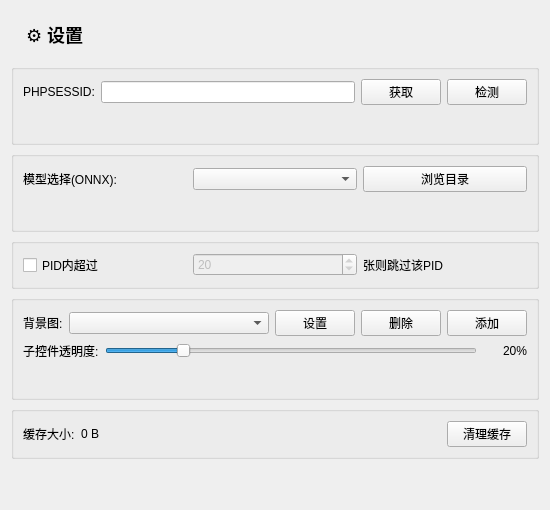
      <widget class="QWidget" name="tab4">
       <layout class="QVBoxLayout" name="tab4_layout">
        <item>
         <widget class="QLabel" name="settings_title">
          <property name="styleSheet">
           <string notr="true">font-size: 18px; font-weight: bold; padding: 10px;</string>
          </property>
          <property name="text">
           <string>⚙ 设置</string>
          </property>
         </widget>
        </item>
        <item>
         <widget class="QGroupBox" name="php_group">
          <property name="title">
           <string/>
          </property>
          <layout class="QVBoxLayout" name="php_group_layout">
           <item>
            <layout class="QHBoxLayout" name="php_row">
             <item>
              <widget class="QLabel" name="label_php">
               <property name="text">
                <string>PHPSESSID:</string>
               </property>
              </widget>
             </item>
             <item>
              <widget class="QLineEdit" name="php_input_global"/>
             </item>
             <item>
              <widget class="QPushButton" name="get_php_btn">
               <property name="text">
                <string>获取</string>
               </property>
              </widget>
             </item>
             <item>
              <widget class="QPushButton" name="check_php_btn">
               <property name="text">
                <string>检测</string>
               </property>
              </widget>
             </item>
            </layout>
           </item>
           <item>
            <widget class="QLabel" name="php_status_label">
             <property name="styleSheet">
              <string notr="true">padding: 4px;</string>
             </property>
             <property name="text">
              <string/>
             </property>
            </widget>
           </item>
          </layout>
         </widget>
        </item>
        <item>
         <widget class="QGroupBox" name="model_group">
          <property name="title">
           <string/>
          </property>
          <layout class="QVBoxLayout" name="model_group_layout">
           <item>
            <layout class="QHBoxLayout" name="model_row">
             <item>
              <widget class="QLabel" name="label_model">
               <property name="text">
                <string>模型选择(ONNX):</string>
               </property>
              </widget>
             </item>
             <item>
              <widget class="QComboBox" name="model_combo"/>
             </item>
             <item>
              <widget class="QPushButton" name="browse_model_btn">
               <property name="text">
                <string>浏览目录</string>
               </property>
              </widget>
             </item>
            </layout>
           </item>
           <item>
            <widget class="QLabel" name="model_status_label">
             <property name="styleSheet">
              <string notr="true">padding: 4px; color: gray;</string>
             </property>
             <property name="text">
              <string/>
             </property>
            </widget>
           </item>
          </layout>
         </widget>
        </item>
        <item>
         <widget class="QGroupBox" name="page_limit_group">
          <property name="title">
           <string/>
          </property>
          <layout class="QVBoxLayout" name="page_limit_layout">
           <item>
            <layout class="QHBoxLayout" name="page_limit_row">
             <item>
              <widget class="QCheckBox" name="page_limit_checkbox">
               <property name="text">
                <string>PID内超过</string>
               </property>
              </widget>
             </item>
             <item>
              <widget class="QSpinBox" name="page_limit_spin">
               <property name="enabled">
                <bool>false</bool>
               </property>
               <property name="minimum">
                <number>1</number>
               </property>
               <property name="maximum">
                <number>100</number>
               </property>
               <property name="value">
                <number>20</number>
               </property>
              </widget>
             </item>
             <item>
              <widget class="QLabel" name="label_page_limit_tail">
               <property name="text">
                <string>张则跳过该PID</string>
               </property>
              </widget>
             </item>
            </layout>
           </item>
          </layout>
         </widget>
        </item>
        <item>
         <widget class="QGroupBox" name="bg_group">
          <property name="title">
           <string/>
          </property>
          <layout class="QVBoxLayout" name="bg_layout">
           <item>
            <layout class="QHBoxLayout" name="bg_row">
             <item>
              <widget class="QLabel" name="label_bg_image">
               <property name="text">
                <string>背景图:</string>
               </property>
              </widget>
             </item>
             <item>
              <widget class="QComboBox" name="bg_image_combo">
               <property name="minimumSize">
                <size>
                 <width>200</width>
                 <height>0</height>
                </size>
               </property>
              </widget>
             </item>
             <item>
              <widget class="QPushButton" name="set_bg_image_btn">
               <property name="text">
                <string>设置</string>
               </property>
              </widget>
             </item>
             <item>
              <widget class="QPushButton" name="delete_bg_image_btn">
               <property name="text">
                <string>删除</string>
               </property>
              </widget>
             </item>
             <item>
              <widget class="QPushButton" name="browse_bg_image_btn">
               <property name="text">
                <string>添加</string>
               </property>
              </widget>
             </item>
            </layout>
           </item>
           <item>
            <layout class="QHBoxLayout" name="opacity_row">
             <item>
              <widget class="QLabel" name="label_opacity">
               <property name="text">
                <string>子控件透明度:</string>
               </property>
              </widget>
             </item>
             <item>
              <widget class="QSlider" name="opacity_slider">
               <property name="minimum">
                <number>0</number>
               </property>
               <property name="maximum">
                <number>100</number>
               </property>
               <property name="value">
                <number>20</number>
               </property>
               <property name="orientation">
                <enum>Qt::Horizontal</enum>
               </property>
              </widget>
             </item>
             <item>
              <widget class="QLabel" name="opacity_value_label">
               <property name="minimumSize">
                <size>
                 <width>44</width>
                 <height>0</height>
                </size>
               </property>
               <property name="text">
                <string>20%</string>
               </property>
               <property name="alignment">
                <set>Qt::AlignRight|Qt::AlignVCenter</set>
               </property>
              </widget>
             </item>
            </layout>
           </item>
           <item>
            <widget class="QLabel" name="bg_status_label">
             <property name="styleSheet">
              <string notr="true">padding: 4px; color: gray;</string>
             </property>
             <property name="text">
              <string/>
             </property>
            </widget>
           </item>
          </layout>
         </widget>
        </item>
        <item>
         <widget class="QGroupBox" name="cache_group">
          <property name="title">
           <string/>
          </property>
          <layout class="QHBoxLayout" name="cache_layout">
           <item>
            <widget class="QLabel" name="label_cache">
             <property name="text">
              <string>缓存大小:</string>
             </property>
            </widget>
           </item>
           <item>
            <widget class="QLabel" name="cache_size_label">
             <property name="text">
              <string>0 B</string>
             </property>
            </widget>
           </item>
           <item>
            <spacer name="cache_spacer">
             <property name="orientation">
              <enum>Qt::Horizontal</enum>
             </property>
             <property name="sizeHint" stdset="0">
              <size>
               <width>40</width>
               <height>20</height>
              </size>
             </property>
            </spacer>
           </item>
           <item>
            <widget class="QPushButton" name="clear_cache_btn">
             <property name="text">
              <string>清理缓存</string>
             </property>
            </widget>
           </item>
          </layout>
         </widget>
        </item>
        <item>
         <spacer name="tab4_spacer">
          <property name="orientation">
           <enum>Qt::Vertical</enum>
          </property>
          <property name="sizeHint" stdset="0">
           <size>
            <width>20</width>
            <height>40</height>
           </size>
          </property>
         </spacer>
        </item>
       </layout>
      </widget>
